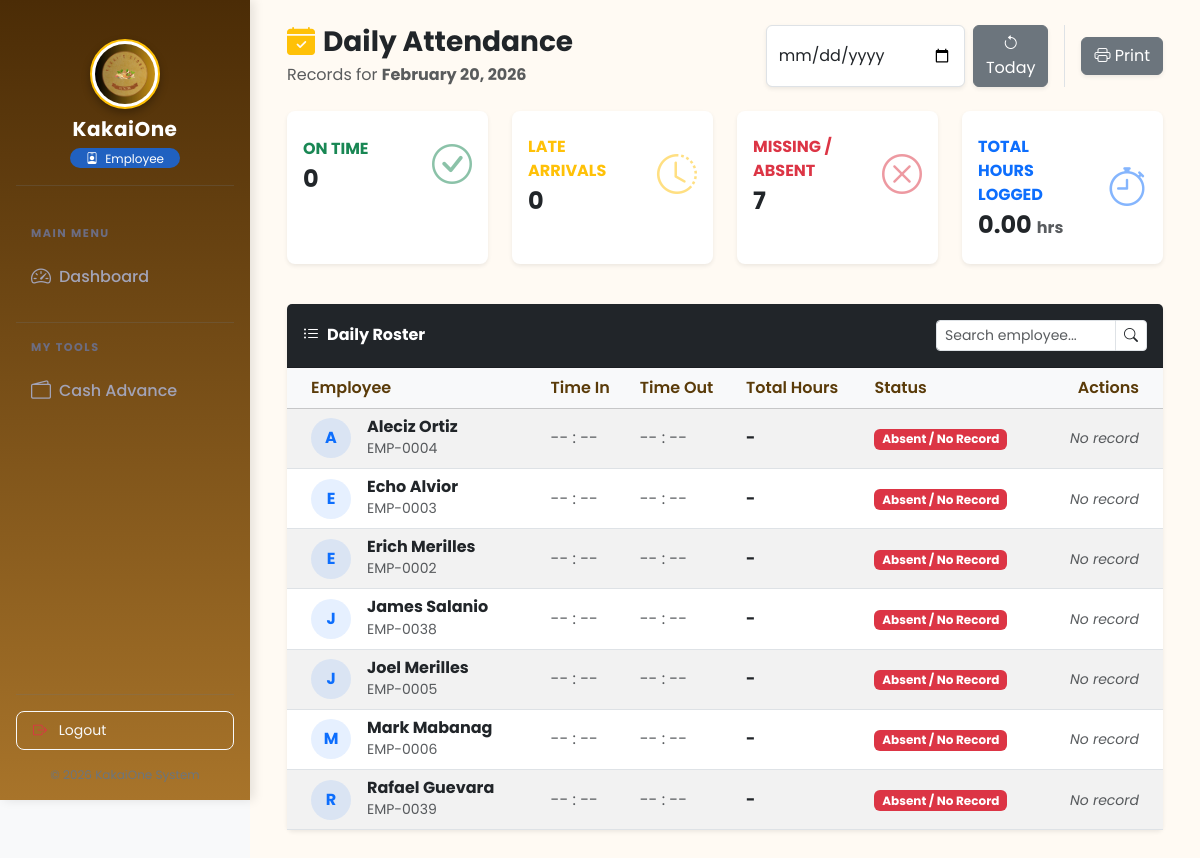
Page /frontend/attendance/attendance_page.php?date=2026-02-20 14:32:55 (signed in) on the committed database.
### tables this page shows
CREATE TABLE `employee_permissions` (
  `permission_id` int(11) NOT NULL,
  `employee_id` int(11) NOT NULL,
  `inv_view` tinyint(1) DEFAULT 0,
  `inv_add` tinyint(1) DEFAULT 0,
  `inv_edit` tinyint(1) DEFAULT 0,
  `inv_delete` tinyint(1) DEFAULT 0,
  `inv_stock_in` tinyint(1) DEFAULT 0,
  `inv_stock_out` tinyint(1) DEFAULT 0,
  `order_view` tinyint(1) DEFAULT 0,
  `order_create` tinyint(1) DEFAULT 0,
  `order_status` tinyint(1) DEFAULT 0,
  `emp_view` tinyint(1) DEFAULT 0,
  `emp_add` tinyint(1) DEFAULT 0,
  `emp_edit` tinyint(1) DEFAULT 0,
  `emp_delete` tinyint(1) DEFAULT 0,
  `payroll_view` tinyint(1) DEFAULT 0,
  `payroll_generate` tinyint(1) DEFAULT 0,
  `payslip_print` tinyint(1) NOT NULL DEFAULT 0,
  `att_view` tinyint(1) DEFAULT 0,
  `att_edit` tinyint(1) NOT NULL DEFAULT 0,
  `att_approve` tinyint(1) DEFAULT 0,
  `att_manual` tinyint(1) DEFAULT 0,
  `ca_manage` tinyint(1) DEFAULT 0,
  `ca_view` tinyint(1) DEFAULT 0,
  `inv_cat_manage` tinyint(1) DEFAULT 0,
  `inv_sup_manage` tinyint(1) DEFAULT 0
);

CREATE TABLE `employees` (
  `employee_id` int(11) NOT NULL,
  `employee_code` varchar(50) DEFAULT NULL,
  `first_name` varchar(100) DEFAULT NULL,
  `last_name` varchar(100) DEFAULT NULL,
  `email` varchar(150) DEFAULT NULL,
  `contact_number` varchar(20) DEFAULT NULL,
  `password` varchar(255) DEFAULT NULL,
  `position` varchar(100) DEFAULT NULL,
  `daily_rate` decimal(10,2) DEFAULT 500.00,
  `role` enum('Admin','Employee') DEFAULT 'Employee',
  `status` enum('Active','Inactive') DEFAULT 'Active',
  `date_hired` date DEFAULT NULL,
  `created_at` timestamp NOT NULL DEFAULT current_timestamp()
);

### frontend/includes/auth_check.php (called while the page is built, shortened)
<?php
function hasPermission($key)
{
    global $pdo;
    try {
        $stmt = $pdo->prepare("SELECT $key FROM employee_permissions WHERE employee_id = ?");
        $stmt->execute([$_SESSION['employee_id']]);
        $perm = $stmt->fetchColumn();
        return $perm == 1;
    } catch (Exception $e) {
        return isset($_SESSION['permissions'][$key]) && $_SESSION['permissions'][$key] == 1;
    }
}

### frontend/attendance/attendance_page.php (the view, shortened to what this page needs)
<?php
require_once __DIR__ . '/../../config/db.php';
require_once __DIR__ . '/../includes/auth_check.php';
$filterDate = isset($_GET['date']) ? $_GET['date'] : date('Y-m-d');
$attendanceLogs = [];
$dailyStats = [
    'present' => 0,
    'late' => 0,
    'absent' => 0,
    'total_hours' => 0
];
try {
    $stmt = $pdo->prepare("
        SELECT e.employee_id, e.first_name, e.last_name, e.employee_code,
               a.attendance_id, a.time_in, a.time_out, a.status, a.total_hours
        FROM employees e
        LEFT JOIN attendance a ON e.employee_id = a.employee_id AND DATE(a.time_in) = ?
        WHERE e.status = 'Active' AND e.role = 'Employee'
        ORDER BY e.first_name ASC, a.time_in DESC
    ");
    $stmt->execute([$filterDate]);
    $rawLogs = $stmt->fetchAll();
    foreach ($rawLogs as $log) {
        if (empty($log['attendance_id'])) {
            $log['status'] = 'Absent / No Record';
            $dailyStats['absent']++;
        } else {
            $status = strtolower($log['status']);
            if ($status === 'present') $dailyStats['present']++;
            elseif ($status === 'late') $dailyStats['late']++;
            elseif ($status === 'absent') $dailyStats['absent']++;
            $dailyStats['total_hours'] += (float)$log['total_hours'];
        }
        $attendanceLogs[] = $log;
    }
} catch (PDOException $e) {
    $errorMsg = "Error fetching data: " . $e->getMessage();
}
?>
<!DOCTYPE html>
<html lang="en">
<head>
    <?php include '../includes/links.php'; ?>
</head>
<body class="bg-light">
    <?php include '../includes/sidebar.php'; ?>
    <main id="main-content" style="margin-left: 250px; padding: 25px; transition: margin-left 0.3s;">
        <div class="container-fluid">
            <div class="d-flex justify-content-between align-items-end mb-4">
                <div>
                    <h3 class="fw-bold text-dark mb-1"><i class="bi bi-calendar-check-fill me-2 text-warning"></i>Daily Attendance</h3>
                    <p class="text-muted mb-0">Records for <strong><?= date('F j, Y', strtotime($filterDate)) ?></strong></p>
                </div>
                <div class="d-flex gap-2 align-items-center filter-form">
                    <form method="GET" class="d-flex gap-2 mb-0 me-2 border-end pe-3">
                        <input type="date" name="date" class="form-control shadow-sm" value="<?= $filterDate ?>" onchange="this.form.submit()">
                        <?php if ($filterDate !== date('Y-m-d')): ?>
                            <a href="attendance_page.php" class="btn btn-secondary shadow-sm" title="Reset to Today">
                                <i class="bi bi-arrow-counterclockwise"></i> Today
                            </a>
                        <?php endif; ?>
                    </form>
                    <button onclick="window.print()" class="btn btn-secondary shadow-sm">
                        <i class="bi bi-printer"></i> Print
                    </button>
                </div>
            </div>
            <div class="row mb-4">
                <div class="col-xl-3 col-md-6 mb-3">
                    <div class="card stat-card border-0 shadow-sm border-left-success h-100 py-2">
                        <div class="card-body">
                            <div class="row no-gutters align-items-center">
                                <div class="col mr-2">
                                    <div class="text-xs fw-bold text-success text-uppercase mb-1">On Time</div>
                                    <div class="h4 mb-0 fw-bold text-dark"><?= $dailyStats['present']; ?></div>
                                </div>
                                <div class="col-auto"><i class="bi bi-check-circle fa-2x text-success opacity-50 fs-1"></i></div>
                            </div>
                        </div>
                    </div>
                </div>
                <div class="col-xl-3 col-md-6 mb-3">
                    <div class="card stat-card border-0 shadow-sm border-left-warning h-100 py-2">
                        <div class="card-body">
                            <div class="row no-gutters align-items-center">
                                <div class="col mr-2">
                                    <div class="text-xs fw-bold text-warning text-uppercase mb-1">Late Arrivals</div>
                                    <div class="h4 mb-0 fw-bold text-dark"><?= $dailyStats['late']; ?></div>
                                </div>
                                <div class="col-auto"><i class="bi bi-clock-history fa-2x text-warning opacity-50 fs-1"></i></div>
                            </div>
                        </div>
                    </div>
                </div>
                <div class="col-xl-3 col-md-6 mb-3">
                    <div class="card stat-card border-0 shadow-sm border-left-danger h-100 py-2">
                        <div class="card-body">
                            <div class="row no-gutters align-items-center">
                                <div class="col mr-2">
                                    <div class="text-xs fw-bold text-danger text-uppercase mb-1">Missing / Absent</div>
                                    <div class="h4 mb-0 fw-bold text-dark"><?= $dailyStats['absent']; ?></div>
                                </div>
                                <div class="col-auto"><i class="bi bi-x-circle fa-2x text-danger opacity-50 fs-1"></i></div>
                            </div>
                        </div>
                    </div>
                </div>
                <div class="col-xl-3 col-md-6 mb-3">
                    <div class="card stat-card border-0 shadow-sm border-left-primary h-100 py-2">
                        <div class="card-body">
                            <div class="row no-gutters align-items-center">
                                <div class="col mr-2">
                                    <div class="text-xs fw-bold text-primary text-uppercase mb-1">Total Hours Logged</div>
                                    <div class="h4 mb-0 fw-bold text-dark"><?= number_format($dailyStats['total_hours'], 2); ?> <small class="fs-6 text-muted">hrs</small></div>
                                </div>
                                <div class="col-auto"><i class="bi bi-stopwatch fa-2x text-primary opacity-50 fs-1"></i></div>
                            </div>
                        </div>
                    </div>
                </div>
            </div>
            <div class="card shadow-sm border-0 mb-4">
                <div class="card-header bg-dark text-white d-flex justify-content-between align-items-center py-3">
                    <span class="fw-bold"><i class="bi bi-list-ul me-2"></i>Daily Roster</span>
                    <div class="input-group input-group-sm w-25">
                        <input type="text" id="attendanceSearch" class="form-control" placeholder="Search employee...">
                        <span class="input-group-text bg-white"><i class="bi bi-search"></i></span>
                    </div>
                </div>
                <div class="card-body p-0">
                    <div class="table-responsive">
                        <table class="table table-striped align-middle mb-0" id="attendanceTable">
                            <thead class="table-light">
                                <tr>
                                    <th class="ps-4">Employee</th>
                                    <th>Time In</th>
                                    <th>Time Out</th>
                                    <th>Total Hours</th>
                                    <th>Status</th>
                                    <th class="text-end pe-4 action-cols">Actions</th>
                                </tr>
                            </thead>
                            <tbody>
                                <?php if (!empty($attendanceLogs)): ?>
                                    <?php foreach ($attendanceLogs as $log): ?>
                                        <tr>
                                            <td class="ps-4">
                                                <div class="d-flex align-items-center">
                                                    <div class="bg-primary bg-opacity-10 text-primary rounded-circle d-flex align-items-center justify-content-center fw-bold me-3" style="width: 40px; height: 40px;">
                                                        <?= strtoupper(substr($log['first_name'], 0, 1)) ?>
                                                    </div>
                                                    <div>
                                                        <h6 class="mb-0 fw-bold text-dark"><?= htmlspecialchars($log['first_name'] . ' ' . $log['last_name']) ?></h6>
                                                        <small class="text-muted"><?= htmlspecialchars($log['employee_code']) ?></small>
                                                    </div>
                                                </div>
                                            </td>
                                            <td>
                                                <?php if (!empty($log['time_in'])): ?>
                                                    <span class="fw-bold text-dark">
                                                        <?= date('h:i A', strtotime($log['time_in'])) ?>
                                                    </span>
                                                <?php else: ?>
                                                    <span class="text-muted">-- : --</span>
                                                <?php endif; ?>
                                            </td>
                                            <td>
                                                <?php if (!empty($log['time_out'])): ?>
                                                    <span class="fw-bold text-dark">
                                                        <?= date('h:i A', strtotime($log['time_out'])) ?>
                                                    </span>
                                                <?php else: ?>
                                                    <span class="text-muted">-- : --</span>
                                                <?php endif; ?>
                                            </td>
                                            <td>
                                                <span class="fw-bold text-dark"><?= !empty($log['total_hours']) ? number_format($log['total_hours'], 2) . ' hrs' : '-' ?></span>
                                            </td>
                                            <td>
                                                <?php
                                                $statusClass = 'secondary';
                                                $displayStatus = htmlspecialchars($log['status']);
                                                if ($log['status'] === 'Present') {
                                                    $statusClass = 'success';
                                                    $displayStatus = 'Present / On-Time';
                                                } elseif ($log['status'] === 'Late') {
                                                    $statusClass = 'warning text-dark';
                                                } elseif ($log['status'] === 'Absent') {
                                                    $statusClass = 'danger';
                                                } elseif ($log['status'] === 'Absent / No Record') {
                                                    $statusClass = 'danger';
                                                }
                                                ?>
                                                <span class="badge bg-<?= $statusClass ?>">
                                                    <?= $displayStatus ?>
                                                </span>
                                            </td>
                                            <td class="text-end pe-4 action-cols">
                                                <?php if (hasPermission('att_approve') && !empty($log['attendance_id'])): ?>
                                                    <button class="btn btn-sm btn-secondary" onclick="editAttendance(<?= $log['attendance_id'] ?>)" title="Edit Record">
                                                        <i class="bi bi-pencil-square"></i> Edit
                                                    </button>
                                                <?php elseif (empty($log['attendance_id'])): ?>
                                                    <span class="text-muted small fst-italic">No record</span>
                                                <?php endif; ?>
                                            </td>
                                        </tr>
                                    <?php endforeach; ?>
                                <?php endif; ?>
                            </tbody>
                        </table>
                    </div>
                </div>
            </div>
        </div>
    </main>
</body>
</html>

### frontend/assets/css/style.css (style rules this page uses)
body { font-family: 'Poppins', sans-serif; background-color: #fff9f2; margin: 0; padding: 0; }
#main-content { margin-left: 250px; background-color: #fffaf3; min-height: 100vh; padding: 2rem; width: calc(100% - 250px); transition: all 0.3s ease; }
#main-content h3 { color: #4b2c06; }
.table th { color: #5a3b09; font-weight: 600; }

### frontend/attendance/attendance_page.php (style rules this page uses)
.stat-card { border-left: 4px solid; transition: transform 0.2s; border-radius: 8px; }
.border-left-primary { border-left-color: #0d6efd !important; }
.border-left-success { border-left-color: #198754 !important; }
.border-left-warning { border-left-color: #ffc107 !important; }
.border-left-danger { border-left-color: #dc3545 !important; }

### rows in the picture
employee_permissions: emp_view "0", emp_view "0.00"
employees: first_name "A", first_name+last_name "Aleciz Ortiz", employee_code "EMP-0004", displayStatus "Absent / No Record"
employees: first_name "E", first_name+last_name "Echo Alvior", employee_code "EMP-0003", displayStatus "Absent / No Record"
employees: first_name "E", first_name+last_name "Erich Merilles", employee_code "EMP-0002", displayStatus "Absent / No Record"
employees: first_name "J", first_name+last_name "James Salanio", employee_code "EMP-0038", displayStatus "Absent / No Record"
employees: first_name "J", first_name+last_name "Joel Merilles", employee_code "EMP-0005", displayStatus "Absent / No Record"
employees: first_name "M", first_name+last_name "Mark Mabanag", employee_code "EMP-0006", displayStatus "Absent / No Record"
employees: first_name "R", first_name+last_name "Rafael Guevara", employee_code "EMP-0039", displayStatus "Absent / No Record"

### other values in the picture
$_SESSION['role'] "Employee"
date('F j, Y', strtotime($filterDate)) "February 20, 2026"
$dailyStats['absent'] "7"
